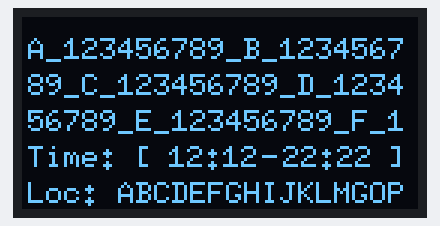
This sketch was run on a simulated Arduino Uno, built with avr-gcc and run on an emulated ATmega328P. Shown: 132×64 one-colour display.

Above: at 0.5 s.

The sketch:

Test_Oled.ino
```cpp
#include <U8glib.h>
#include <string.h>
U8GLIB_SSD1306_132X64* u8g = new U8GLIB_SSD1306_132X64(10, 9, 12, 11, 13);
                                                    // D0, D1,CS, DC, RST

void initSerialForDebug()
{
    Serial.begin(9600);   // Initialize Serial
}
void debugLog(char* str)
{
    Serial.print(str);
    Serial.print('\n');
    Serial.flush();
}

void OledDevice_init()
{
    //u8g->setRot180();  // flip screen, if required
    pinMode(13, OUTPUT);
    digitalWrite(13, HIGH);
    u8g->setFont(u8g_font_6x10);
    u8g->setFontRefHeightExtendedText();
//    u8g->setDefaultForegroundColor();
    u8g->setFontPosTop();
}

void OledDevice_draw(void (*method)(void))
{
    u8g->firstPage();
    do {
        method();
    } while ( u8g->nextPage() );
}

#define SET_DRAW_SPPED_AND_DURATION(SPEED, DURATION) \
    static uint8_t step = 0, speed = 0; \
    speed++; \
    if ( speed >= SPEED ) \
    { \
        speed = 0; step++; \
        if ( step >= DURATION ) step = 0; \
    }

void draw_welcome_page()
{
    SET_DRAW_SPPED_AND_DURATION(16, 10)

    u8g->drawStr( 2, 8, "Welcome ^_^   (v0.1)");
    u8g->setScale2x2();
    u8g->drawStr( 3, 4 + step, "I Have ");
    u8g->drawStr( 24, 12 + step, "A Date");
    u8g->undoScale();
}

void draw_event(const char* summary, char* startTime, char* endTime, char* location)
{
    const int BEGIN_POS_X = 2;
    const int BEGIN_POS_Y = 6;
    const int LINE_WIDTH = 21;
    const int LINE_HIGHT = 12;
    const int LOCATION_WIDTH = 16;
    int loop_len;
    int s_len = strlen(summary);
    int l_len = strlen(location);
    char s_buf[3][LINE_WIDTH+1] = {'\0'};
    char l_buf[LOCATION_WIDTH+1] = {'\0'};

    loop_len = s_len > 3*LINE_WIDTH ? 3*LINE_WIDTH : s_len;
    for (int i = 0; i < loop_len; ++i) {
        s_buf[i/LINE_WIDTH][i%LINE_WIDTH] = summary[i];
    }
    loop_len = l_len > LOCATION_WIDTH ? LOCATION_WIDTH : l_len;
    for (int i = 0; i < loop_len; ++i) {
        l_buf[i] = location[i];
    }

    u8g->drawStr( BEGIN_POS_X, BEGIN_POS_Y, s_buf[0]);
    u8g->drawStr( BEGIN_POS_X, BEGIN_POS_Y + 1 * LINE_HIGHT, s_buf[1]);
    u8g->drawStr( BEGIN_POS_X, BEGIN_POS_Y + 2 * LINE_HIGHT, s_buf[2]);
    u8g->drawStr( BEGIN_POS_X, BEGIN_POS_Y + 3 * LINE_HIGHT, "Time: [      -      ]");
    u8g->drawStr( BEGIN_POS_X + 47, BEGIN_POS_Y + 3 * LINE_HIGHT, startTime);
    u8g->drawStr( BEGIN_POS_X + 85, BEGIN_POS_Y + 3 * LINE_HIGHT, endTime);
    u8g->drawStr( BEGIN_POS_X, BEGIN_POS_Y + 4 * LINE_HIGHT, "Loc:");
    u8g->drawStr( BEGIN_POS_X + 30, BEGIN_POS_Y + 4 * LINE_HIGHT, l_buf);
}

#define STR(name) ARDUINO_STR_SECTION(name)
#define ARDUINO_STR_SECTION(name) ARDUINO_SECTION(".progmem." name)
#define ARDUINO_SECTION(name) __attribute__ ((section (name)))

const char a_long_str[] STR("a_long_str") = "A_123456789_B_123456789_C_123456789_D_123456789_E_123456789_F_123456789_G_123456789";

void draw_text()
{
    draw_event(a_long_str, "12:12", "22:22", "ABCDEFGHIJKLMGOPQRSTUVWXZY");
}

void setup(void) {
    initSerialForDebug();
    OledDevice_init();
}

void loop(void) {
    // picture loop
    OledDevice_draw(draw_text);
    //OledDevice_draw(draw_welcome_page);

    // rebuild the picture after some delay
    delay(150);
}
```
